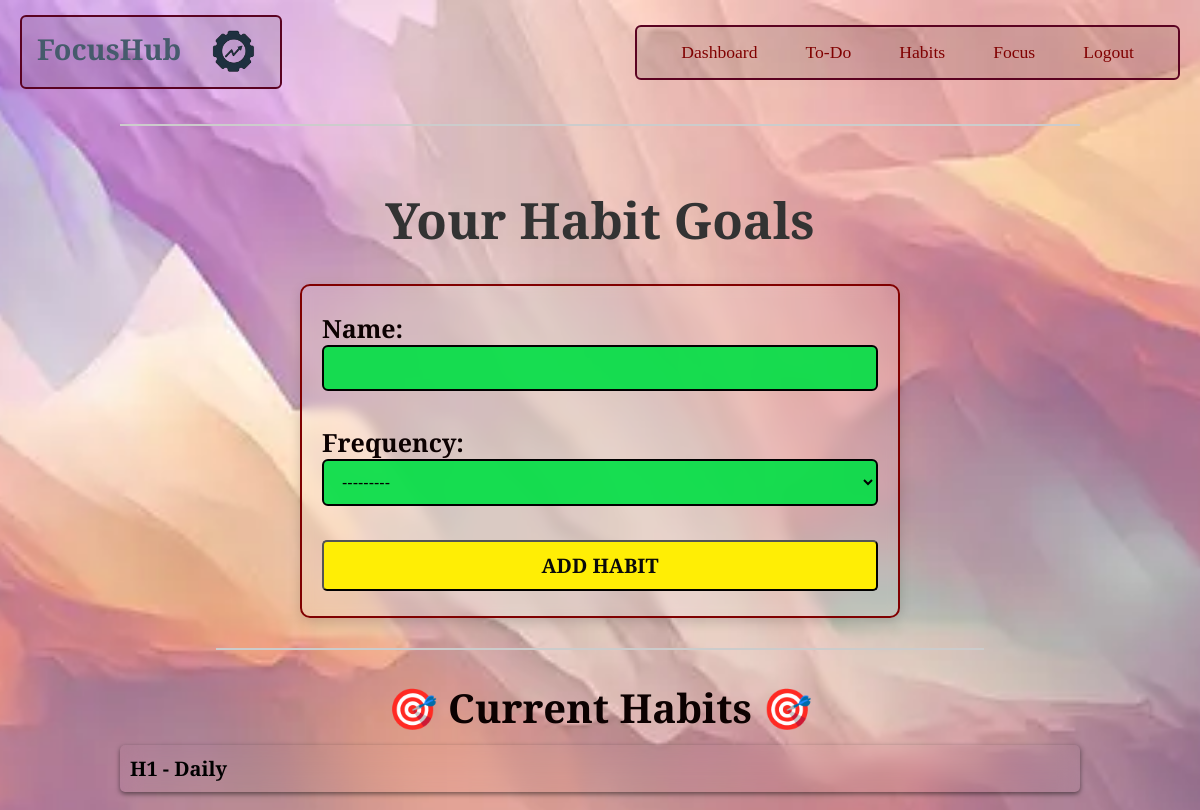
Page /habits/ (signed in) on the earlier database version.
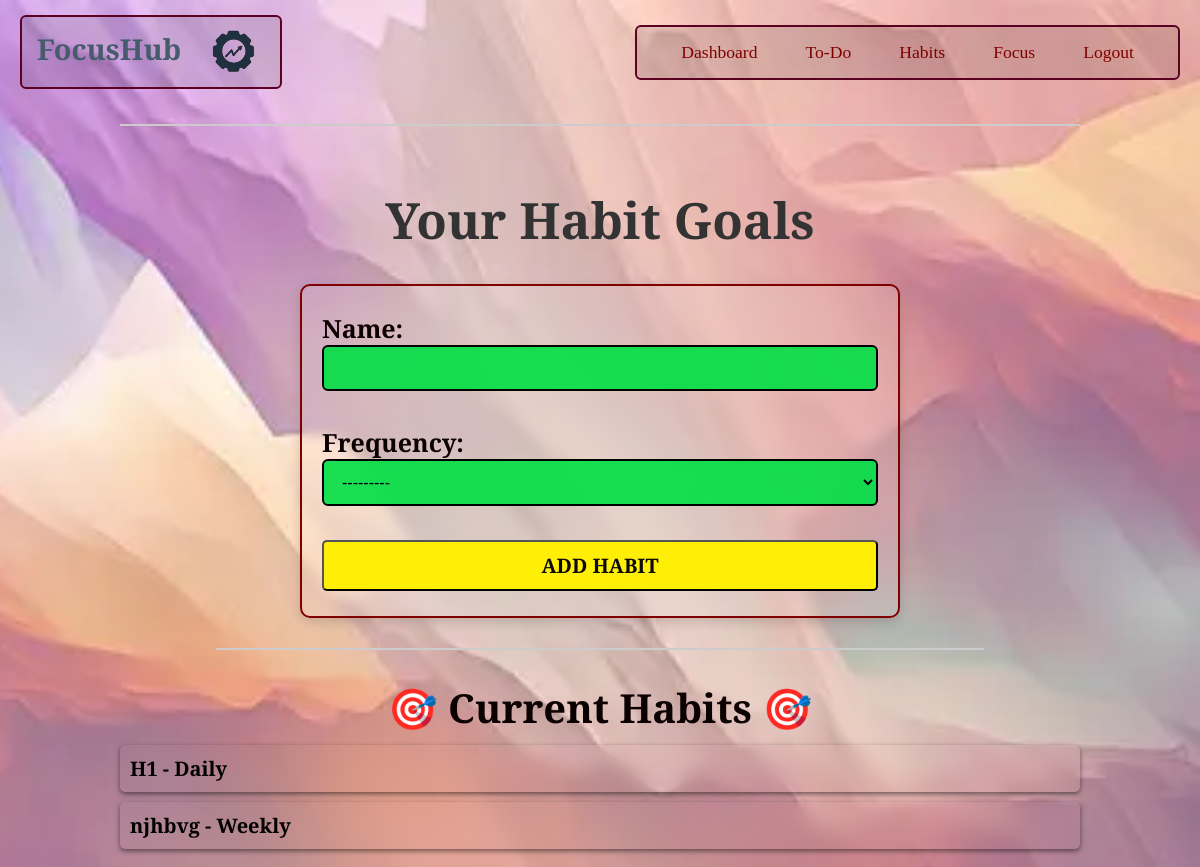
Same page on the later database version.
### hub/models.py (models this page shows, shortened)
class Habit(models.Model):
    user = models.ForeignKey(User, on_delete=models.CASCADE)
    name = models.CharField(max_length=255)
    frequency = models.CharField(max_length=10, choices=[('daily', 'Daily'), ('weekly', 'Weekly')])
    created_at = models.DateTimeField(auto_now_add=True)

### hub/utils.py (the view)
    def wrapper(request, *args, **kwargs):
        if request.user.is_authenticated:
            session = FocusSession.objects.filter(user=request.user, end_time__isnull=True).first()
            allowed_paths = ['/focus/', '/confirm_completion/', '/logout/']
            if session and request.path not in allowed_paths:
                return redirect('focus')
        return view_func(request, *args, **kwargs)

### hub/forms.py (shortened to what this page needs)
class HabitForm(forms.ModelForm):
    class Meta:
        model = Habit
        fields = ['name', 'frequency']
        widgets = {'frequency': forms.Select(choices=Habit._meta.get_field('frequency').choices)}

### hub/utils.py (called while the page is built)
def enforce_focus_lock(view_func):
    def wrapper(request, *args, **kwargs):
        if request.user.is_authenticated:
            session = FocusSession.objects.filter(user=request.user, end_time__isnull=True).first()
            allowed_paths = ['/focus/', '/confirm_completion/', '/logout/']
            if session and request.path not in allowed_paths:
                return redirect('focus')
        return view_func(request, *args, **kwargs)
    return wrapper

### hub/views.py (called while the page is built)
@enforce_focus_lock
@login_required
def habits_view(request):
    if request.method == 'POST':
        form = HabitForm(request.POST)
        if form.is_valid():
            habit = form.save(commit=False)
            habit.user = request.user
            habit.save()
            return redirect('dashboard')
    else:
        form = HabitForm()
    habits = Habit.objects.filter(user=request.user)
    return render(request, 'habits.html', {'form': form, 'habits': habits})

### templates/habits.html (shortened to what this page needs)
{% extends "base.html" %}
    {% block content %}
            <h2>Your Habit Goals</h2>
            <form method="post">
                {{ form.as_p }}
                <button type="submit">Add Habit</button>
            </form>
            <hr>
            <h3>🎯 <span class="Habit">Current Habits</span> 🎯</h3>
            {% if habits %}
                <ul>
                    {% for habit in habits %}
                        <li class="habits">
                            {{ habit.name }} - {{ habit.frequency|capfirst }}
                        </li>
                    {% endfor %}
                </ul>
            {% else %}
                <p class="para"> ↑  No habits added yet. Add one above!  ↑ </p>
            {% endif %}
    {% endblock %}

Differences in the rows shown:
added Habit: name "njhbvg", frequency "Weekly"
